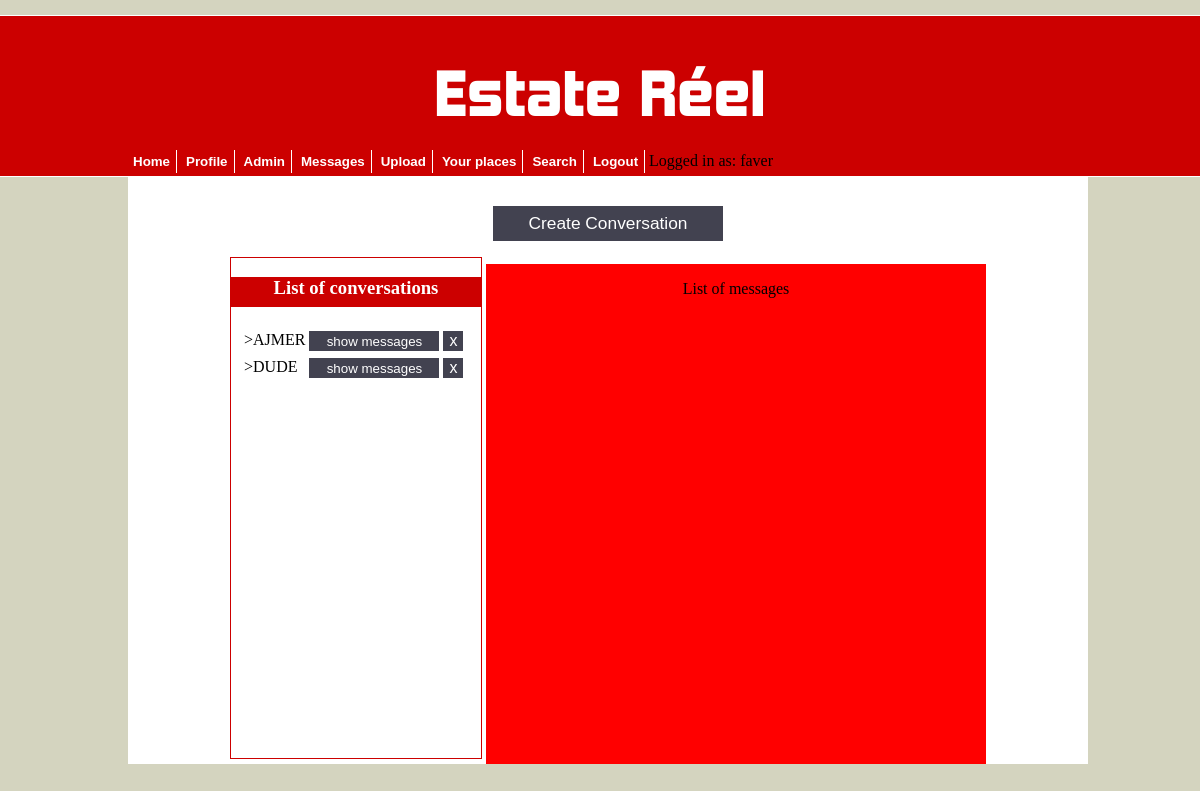
Before: /messenger.php (signed in) with the older database file.
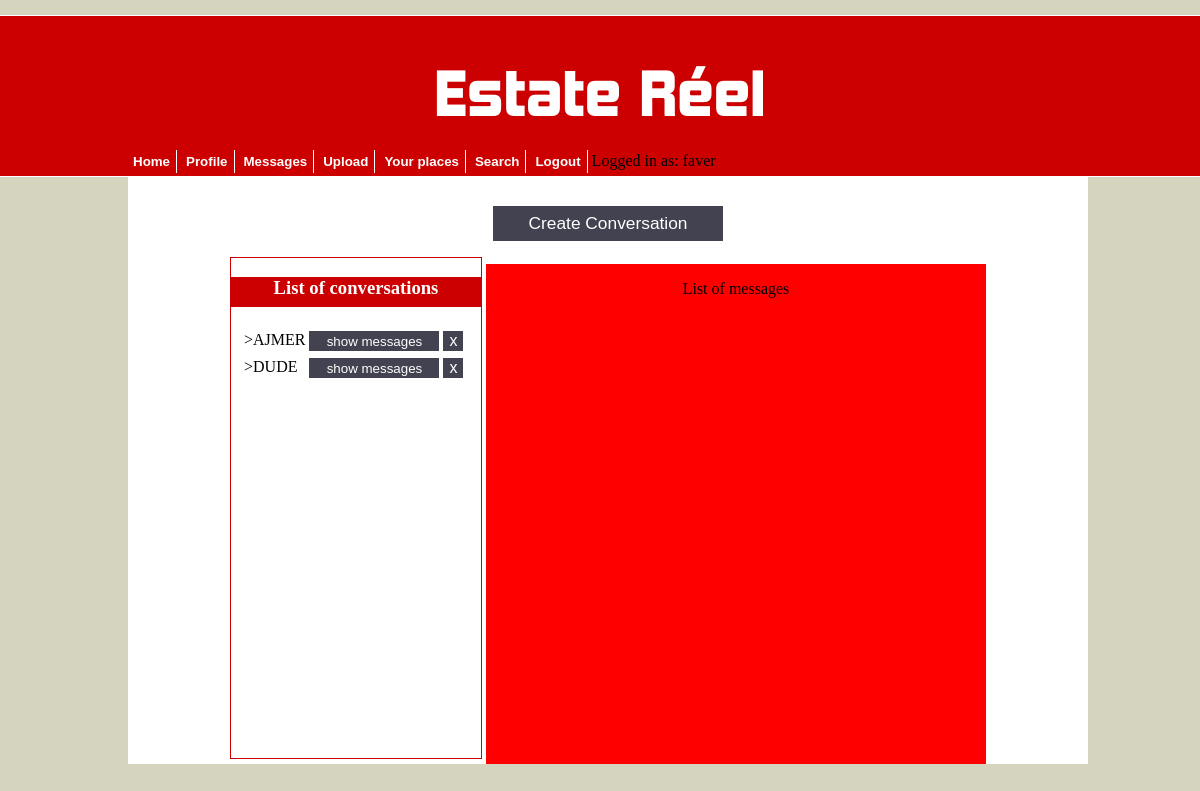
After: the same page with the newer database file.
### tables this page shows
CREATE TABLE IF NOT EXISTS `users` (
`user_id` int(6) NOT NULL,
  `firstname` varchar(30) DEFAULT NULL,
  `lastname` varchar(30) DEFAULT NULL,
  `email` varchar(50) DEFAULT NULL,
  `phoneNumber` varchar(20) DEFAULT NULL,
  `username` varchar(30) NOT NULL,
  `password` varchar(20) NOT NULL,
  `salt` varchar(255) NOT NULL,
  `type` varchar(50) DEFAULT NULL,
  `rangeType` varchar(50) DEFAULT NULL
);

CREATE TABLE IF NOT EXISTS `conversation` (
`conversationId` int(6) NOT NULL,
  `user_one` int(6) NOT NULL,
  `user_two` int(6) NOT NULL,
  `time_` timestamp NOT NULL DEFAULT CURRENT_TIMESTAMP ON UPDATE CURRENT_TIMESTAMP
);

### classes/loginClass.php (called while the page is built, shortened)
<?php
	class Login extends Database{
		public function getRangeType($username){
			$rangeTypeArray = $this->getSpecificUser($username);
			$type = "";
			for ($row=0; $row < count($rangeTypeArray); $row++) {
				$type = $rangeTypeArray[$row]['rangeType'];
			}
			return $type;
		}
		public function getSpecificUser($username){
			return parent::getResultSetAsArray("SELECT * FROM users WHERE username = '$username'");
		}
		public static function isLoggedIn(){
			return (isset($_SESSION["USERNAME"]) && $_SESSION["USERNAME"] != null);
		}
		public function getUserId(){
			$selectUserId = "SELECT user_id FROM users WHERE username = '" . $_SESSION['USERNAME'] . "'";
			$rs = mysqli_query(parent::createConnection(), $selectUserId);
			if ($rs->num_rows > 0) {
				while($row = $rs->fetch_assoc()) {
					$user_id = $row['user_id'];
				}
				return $user_id;
			}
			return null;
		}
		public function checkBannedUsers($user_id){
			return parent::getResultSetAsArray("SELECT * FROM bannedusers WHERE user_id = '$user_id'");
		}
	}
?>

### classes/databaseClass.php (called while the page is built, shortened)
<?php
	class Database{
		public $connection;
		public function createConnection(){
			$servername = "localhost";
			$username = "root";
			$password = "";
			$db = "PHP_database";
			$this->connection = new mysqli($servername, $username, $password, $db);
			$this->connection->set_charset("utf8");
			return $this->connection;
		}
		public function getResultSetAsArray($query){
			$rs = mysqli_query($this->createConnection(), $query) or die($this->connection->error);
			if($rs->num_rows > 0){
				$index = 0;
				while($row = $rs->fetch_assoc()){
					foreach ($row as $key => $value) {
						$arrayAsResult[$index][$key] = $value;
					}
					$index++;
				}
				return $arrayAsResult;
			}
			return null;
		}
	}
?>

### classes/conversationClass.php (called while the page is built, shortened)
<?php
class Conversation extends Login{
	public function getUsernameForConvo($rsArrayWithIds, $user_id){
		$user_id_one = $rsArrayWithIds[0]['user_one'];
		$user_id_two = $rsArrayWithIds[0]['user_two'];
		$userId = null;
		if ($user_id === $user_id_one) {
			$userId = $user_id_two;
		}else{
			$userId = $user_id_one;
		}
		$query = "SELECT username FROM users WHERE user_id = $userId";
		$username = Database::getResultSetAsArray($query);
		if (count($query) === 1) {
			return strtoupper($username[0]['username']);
		}
	}
	public function getUserIdsForConvo($conversationId){
		$query = "SELECT user_one, user_two FROM conversation WHERE conversationId = $conversationId";
		return Database::getResultSetAsArray($query);
	}
	public function displayConversations($user_id){
		$query = "SELECT * FROM conversation WHERE user_one = $user_id OR user_two = $user_id";
		return Database::getResultSetAsArray($query);
	}
}
?>

### messenger.php (the view, shortened to what this page needs)
<html>
    <head>
        <link rel="stylesheet" type="text/css" href="CSS/mainLayout.css">
        <link rel="stylesheet" type="text/css" href="CSS/messengerLayout.css">
    </head>
	<?php
		include('PreCode/header.php');
	?>
	<div id="container">
		<form name="createForm" method="POST" action="createConvo.php">
			<input id="sort" type="submit" name="create" value="Create Conversation">
		</form>
	<div id="convo">
		<p id="list">List of conversations</p>
		<table>
			<?php
				$user_id = $loginObj->getUserId();
				$convoArray = $conversationObj->displayConversations($user_id);
				for ($row=0; $row < count($convoArray); $row++) {
					$userIdsArray = $conversationObj->getUserIdsForConvo($convoArray[$row]['conversationId']);
					$otherUsername = $conversationObj->getUsernameForConvo($userIdsArray, $user_id);
			?>
					<form name='conversationDelete' method='POST' action=''>
						<tr><td> <?php echo "<p id='uName'> >" . $otherUsername . "<p>" ?> </td>
						<td><input id='showM' type='submit' name='show' value='show messages'></td>
						<td><input id='del' type='submit' name='deleteConvo' value='x'></td></tr>
					</form>
		<?php  } ?>
		</table>
	</div>
	<div id="messages">
		<p>List of messages</p>
	</div>
	</div>
	</section>
</body>
</html>

### PreCode/header.php (shortened to what this page needs)
<body>
    <header>
        <h1>Estate R&eacuteel</h1>
    </header>
    <?php
        include('classes/databaseClass.php');
        include('classes/loginClass.php');
        include('classes/productClass.php');
        include('classes/conversationClass.php');
        $loginObj        = new Login();
        $conversationObj = new Conversation();
        $range = null;
        $bannedUser = null;
        if (isset($_SESSION['USERNAME'])) {
            $range = $loginObj->getRangeType($_SESSION['USERNAME']);
            $user_id = $loginObj->getUserId();
            $bannedUser = $loginObj->checkBannedUsers($user_id);
        }
        if ($loginObj->isLoggedIn() && count($bannedUser) == 1) {
    ?>
           <aside id="loggedMenu" >
           <button type="button" onClick="window.location.href='logout.php'">Logout</button>
            </aside>
           <?php
        }
        elseif($loginObj->isLoggedIn() && strcmp($range, "Regular") === 0){
    ?>
    <aside id="loggedMenu" >
        <button type="button" onClick="window.location.href='index.php'">Home</button>
        <button type="button" onClick="window.location.href='userProfile.php'">Profile</button>
        <button type="button" onClick="window.location.href='messenger.php'">Messages</button>
        <button type="button" onClick="window.location.href='product.php'" >Upload</button>
        <button  type="button" onClick="window.location.href='displayApartments.php'">Your places</button>
        <button type="button" onClick="window.location.href='search.php'">Search</button>
        <button type="button" onClick="window.location.href='logout.php'">Logout</button>
        <?php echo "Logged in as: " . $_SESSION['USERNAME']; ?>
    </aside>
    <?php
      }elseif($loginObj->isLoggedIn() && strcmp($range, "Admin") === 0) {
    ?>
    <aside id="loggedMenu" >
        <button type="button" onClick="window.location.href='index.php'">Home</button>
        <button type="button" onClick="window.location.href='userProfile.php'">Profile</button>
        <button type="button" onClick="window.location.href='adminPanel.php'">Admin</button>
        <button type="button" onClick="window.location.href='messenger.php'">Messages</button>
        <button type="button" onClick="window.location.href='product.php'" >Upload</button>
        <button  type="button" onClick="window.location.href='displayApartments.php'">Your places</button>
        <button type="button" onClick="window.location.href='search.php'">Search</button>
        <button type="button" onClick="window.location.href='logout.php'">Logout</button>
        <?php echo "Logged in as: " . $_SESSION['USERNAME']; ?>
    </aside>
    <?php
        }
        ?>
    <section id="content">

### CSS/mainLayout.css (style rules this page uses)
body { background-color: #D4D4BF; text-align: center; height: 100%; }
header { position: absolute; left: 0px; right: 0px; top: 15px; background-color: #C00; width: 100%; height: 160px; border-bottom: 1px solid white; border-top: 1px solid white; overflow: hidden; }
header h1 { text-align: center; font-family: headerFont; color: white; font-weight: bolder; font-size: 45pt; }
#loggedMenu { position: absolute; overflow: hidden; top: 150px; margin-left: 10%; }
#loggedMenu button { border: none; width: auto; height: 23px; border-right: 1px solid white; background-color: #c00; font-weight: bold; font-size: 10pt; color: white; margin-left: -1px; }
#content { clear: both; position: absolute; width: 80%; height: auto; top: 176px; background-color: white; margin-left: 10%; margin-right: 10%; }
#sort { width: 230px; border: none; height: 35px; font-size: 13pt; margin-top: 20px; background-color: #424250; color: white; }

### CSS/messengerLayout.css (style rules this page uses)
#del, #showM { width: 50px; border: none; height: 20px; width: auto; font-size: 12pt; margin-top: 3px; background-color: #424250; color: white; }
#showM { width: 130px; font-size: 10pt; height: 20px; }
#convo { position: relative; background-color: white; width: 250px; height: 500px; display: inline-block; border: 1px ; border-style: solid; border-color: #C00; }
#messages { position: relative; background-color: red; width: 500px; height: 500px; display: inline-block; }
#container { margin-top: 10px; display: inline-block; }
#list { width: 100%; background-color: #c00; height: 30px; font-weight: bold; font-size: 14pt; color: white; }
#uName { margin-left: 10px; }

Changed rows visible on the page:
changed users: rangeType "Admin" → "Regular" (drawn)
Other visible differences:
$_SESSION['USERNAME']: (not shown) → "faver"
$_SESSION['USERNAME']: "faver" → (not shown)
text no longer shown: "Admin"
